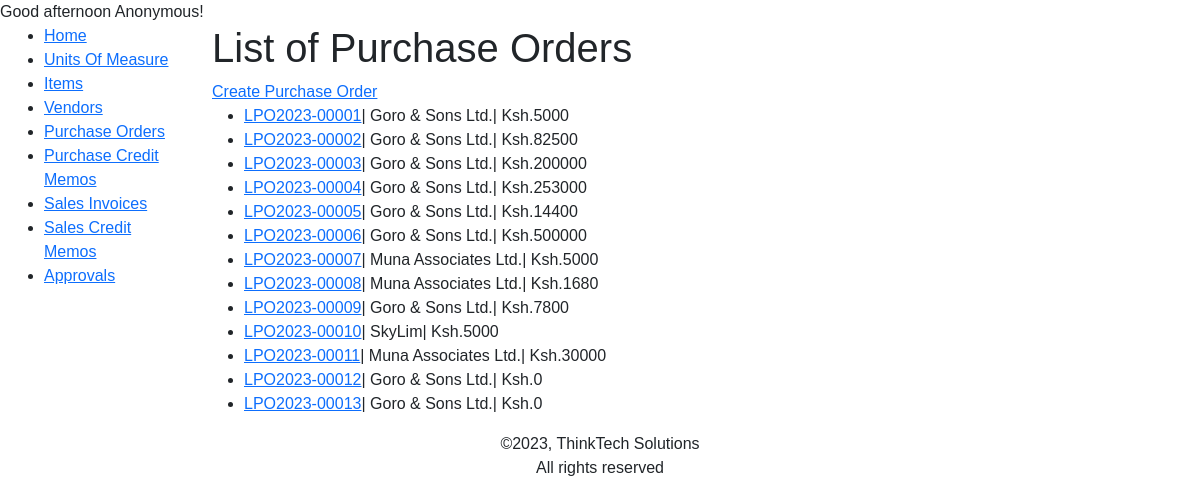
Before: /inventory/purchaseorders/ with the older database file.
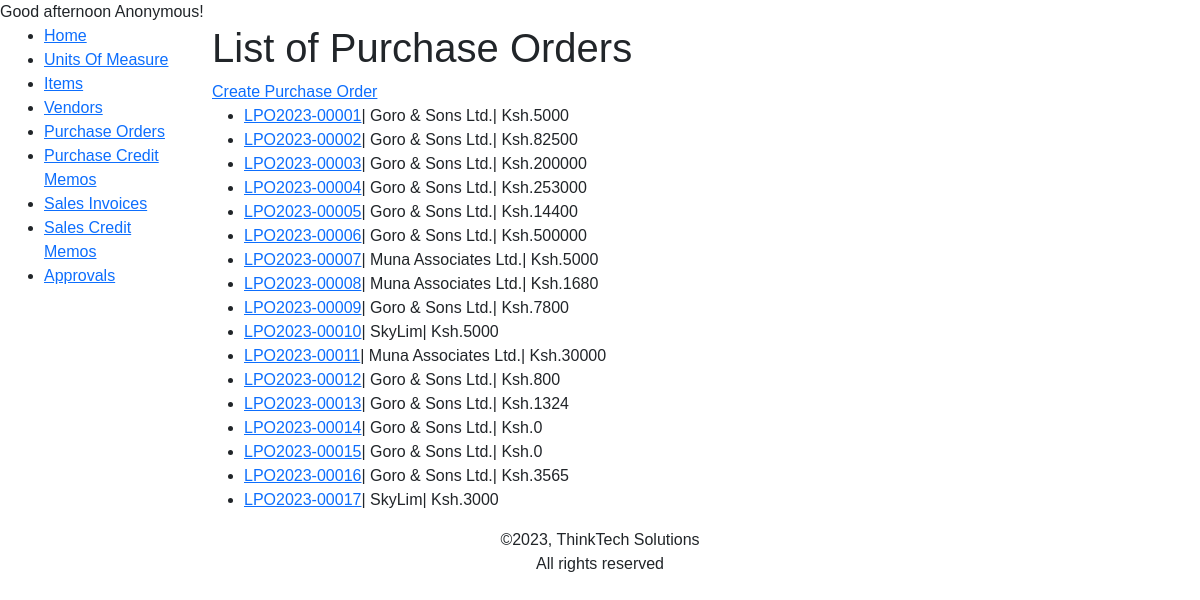
After: the same page with the newer database file.
### inventory/models.py (models this page shows, shortened)
class PurchaseHeader(models.Model):
    number = AlphanumericAutoField(primary_key=True, editable=False)
    vendor = models.ForeignKey(Vendor, on_delete=models.PROTECT, related_name='vendor', related_query_name='vendor')
    date = models.DateField(auto_now_add=True, editable=False)
    total = models.IntegerField(editable=False, default=0)
    last_modified_at = models.DateTimeField(auto_now=True, editable=False)
    approval_status = ((0, 'Open'), (1, 'Pending Approval'), (2, 'Approved'), (3, 'Cancelled Approval'))
    status = models.CharField(max_length=30, choices=approval_status, default=0)
    created_by = models.ForeignKey('auth.User', blank=True, null=True, default=None, on_delete=models.PROTECT, related_name='lpo', related_query_name='lpo',editable=False)
    modified_by = models.ForeignKey('auth.User', blank=True, null=True, default=None, on_delete=models.PROTECT, related_name='lpo_m', related_query_name='lpo_m',editable=False)
    class Meta:
        verbose_name_plural = 'Purchase Orders'
        ordering = ["number"]

class Vendor(models.Model):
    code = VendorCode('Vendor Code',primary_key=True, editable=False)
    description = models.CharField(max_length=200)
    contact_email = models.EmailField()
    contact_phone = PhoneField()
    address = models.CharField(max_length=200)
    kra_pin = models.CharField(max_length=30)
    created_by = models.ForeignKey(User, on_delete=models.PROTECT, related_name='vendors', related_query_name='vendors')
    def __str__(self) -> str:
        return self.description
    class Meta:
        verbose_name_plural = 'Vendors'
        ordering = ["code"]

### inventory/views.py (the view)
# urls.py: path('purchaseorders/', views.PurchaseHeaderListView.as_view(), name='purchaseorders'),
class PurchaseHeaderListView(generic.ListView, LoginRequiredMixin):
    model = PurchaseHeader
    paginate_by = 25

### inventory/templatetags/custom_filters.py (called while the page is built)
@register.filter
def greeting(value):
    current_time = datetime.now().time()
    current_hour = current_time.hour
    if 5 <= current_hour < 12:
        time_category = "morning"
    elif 12 <= current_hour < 17:
        time_category = "afternoon"
    elif 17 <= current_hour < 20:
        time_category = "evening"
    else:
        time_category = "night"
    return f"Good {time_category}"

### inventory/templates/inventory/purchaseheader_list.html (shortened to what this page needs)
{% extends "inventory/base.html" %}
{% block content %}
    <h1>List of Purchase Orders</h1>
    <a href="{% url 'inventory:purchaseorder-create' %}">Create Purchase Order</a>
    <ul>
        {% for lpo in purchaseheader_list %}
        <li><a href="{% url 'inventory:purchaseorder-detail' lpo.number %}">{{lpo.number}}</a>&#124; {{lpo.vendor}}&#124; Ksh.{{lpo.total}}</li>
        {% endfor %}
    </ul>
{% endblock %}

### inventory/templates/inventory/base.html (shortened to what this page needs)
{% load static %}
<!DOCTYPE html>
<html lang="en">
  <head>
    <link
      href="https://cdn.jsdelivr.net/npm/bootstrap@5.1.3/dist/css/bootstrap.min.css"
      rel="stylesheet"
 />
    <link rel="stylesheet" href="{% static 'inventory/styles.css' %}" />
  </head>
  <body>
    {% load custom_filters %}
      {% if user.is_authenticated%}<span>{{"User"|greeting}} {{user.username| title }}</span>{% else %}<span>{{"User"|greeting}} Anonymous!</span>{% endif %}
       <div class="container-fluid">
      <div class="row">
        <div class="col-sm-2">
          {% block sidebar %}
            <ul class="sidebar-nav">
              <li><a href="{% url 'inventory:index' %}">Home</a></li>
              <li><a href="{%url 'inventory:units' %}">Units Of Measure</a></li>
              <li><a href="{% url 'inventory:items' %}">Items</a></li>
              <li><a href="{% url 'inventory:vendors' %}">Vendors</a></li>
              <li><a href="{% url 'inventory:purchaseorders' %}">Purchase Orders</a></li>
              <li><a href="{% url 'inventory:purchasememos' %}">Purchase Credit Memos</a></li>
              <li><a href="{% url 'inventory:invoices' %}">Sales Invoices</a></li>
              <li><a href="{% url 'inventory:salesmemos' %}">Sales Credit Memos</a></li>
              <li><a href="{% url 'inventory:approvals' %}">Approvals</a></li>
            </ul>
          {% endblock %}
        </div>
        <div class="col-sm-10 ">{% block content %}{% endblock %}</div>
      </div>
    </div>
  </body>
  <footer><center>&copy;{% now 'Y' %}, ThinkTech Solutions<br>All rights reserved</center></footer>
</html>

### inventory/static/inventory/styles.css (style rules this page uses)
body { font-family: Arial, Helvetica, sans-serif; }

Changed rows visible on the page:
changed PurchaseHeader "LPO2023-00012": total "0" → "800"
changed PurchaseHeader "LPO2023-00013": total "0" → "1324"
added PurchaseHeader: number "LPO2023-00014", vendor "Goro & Sons Ltd.", total "0"
added PurchaseHeader: number "LPO2023-00015", vendor "Goro & Sons Ltd.", total "0"
added PurchaseHeader: number "LPO2023-00016", vendor "Goro & Sons Ltd.", total "3565"
added PurchaseHeader: number "LPO2023-00017", vendor "SkyLim", total "3000"
